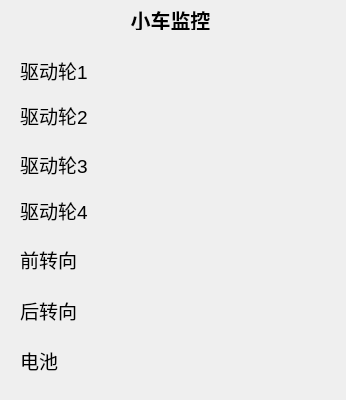
<?xml version="1.0" encoding="UTF-8"?>
<ui version="4.0">
 <class>Panel_CarCtr</class>
 <widget class="QWidget" name="Panel_CarCtr">
  <property name="geometry">
   <rect>
    <x>0</x>
    <y>0</y>
    <width>346</width>
    <height>400</height>
   </rect>
  </property>
  <property name="windowTitle">
   <string>小车监控</string>
  </property>
  <widget class="QLabel" name="Label_Wheel1">
   <property name="geometry">
    <rect>
     <x>20</x>
     <y>50</y>
     <width>311</width>
     <height>40</height>
    </rect>
   </property>
   <property name="font">
    <font>
     <pointsize>14</pointsize>
    </font>
   </property>
   <property name="text">
    <string>驱动轮1 </string>
   </property>
  </widget>
  <widget class="QLabel" name="label">
   <property name="geometry">
    <rect>
     <x>40</x>
     <y>10</y>
     <width>261</width>
     <height>20</height>
    </rect>
   </property>
   <property name="font">
    <font>
     <family>Ubuntu Condensed</family>
     <pointsize>15</pointsize>
     <weight>75</weight>
     <bold>true</bold>
    </font>
   </property>
   <property name="text">
    <string>小车监控</string>
   </property>
   <property name="alignment">
    <set>Qt::AlignCenter</set>
   </property>
  </widget>
  <widget class="QLabel" name="Label_Wheel2">
   <property name="geometry">
    <rect>
     <x>20</x>
     <y>95</y>
     <width>311</width>
     <height>40</height>
    </rect>
   </property>
   <property name="font">
    <font>
     <pointsize>14</pointsize>
    </font>
   </property>
   <property name="text">
    <string>驱动轮2</string>
   </property>
  </widget>
  <widget class="QLabel" name="Label_Wheel3">
   <property name="geometry">
    <rect>
     <x>20</x>
     <y>144</y>
     <width>311</width>
     <height>40</height>
    </rect>
   </property>
   <property name="font">
    <font>
     <pointsize>14</pointsize>
    </font>
   </property>
   <property name="text">
    <string>驱动轮3</string>
   </property>
  </widget>
  <widget class="QLabel" name="Label_Wheel4">
   <property name="geometry">
    <rect>
     <x>20</x>
     <y>190</y>
     <width>311</width>
     <height>40</height>
    </rect>
   </property>
   <property name="font">
    <font>
     <pointsize>14</pointsize>
    </font>
   </property>
   <property name="text">
    <string>驱动轮4</string>
   </property>
  </widget>
  <widget class="QLabel" name="Label_Turn1">
   <property name="geometry">
    <rect>
     <x>20</x>
     <y>239</y>
     <width>311</width>
     <height>40</height>
    </rect>
   </property>
   <property name="font">
    <font>
     <pointsize>14</pointsize>
    </font>
   </property>
   <property name="text">
    <string>前转向</string>
   </property>
  </widget>
  <widget class="QLabel" name="Label_Turn2">
   <property name="geometry">
    <rect>
     <x>20</x>
     <y>290</y>
     <width>301</width>
     <height>40</height>
    </rect>
   </property>
   <property name="font">
    <font>
     <pointsize>14</pointsize>
    </font>
   </property>
   <property name="text">
    <string>后转向</string>
   </property>
  </widget>
  <widget class="QLabel" name="Label_Battery">
   <property name="geometry">
    <rect>
     <x>20</x>
     <y>340</y>
     <width>301</width>
     <height>40</height>
    </rect>
   </property>
   <property name="font">
    <font>
     <pointsize>14</pointsize>
    </font>
   </property>
   <property name="text">
    <string>电池</string>
   </property>
  </widget>
 </widget>
 <resources/>
 <connections/>
</ui>
